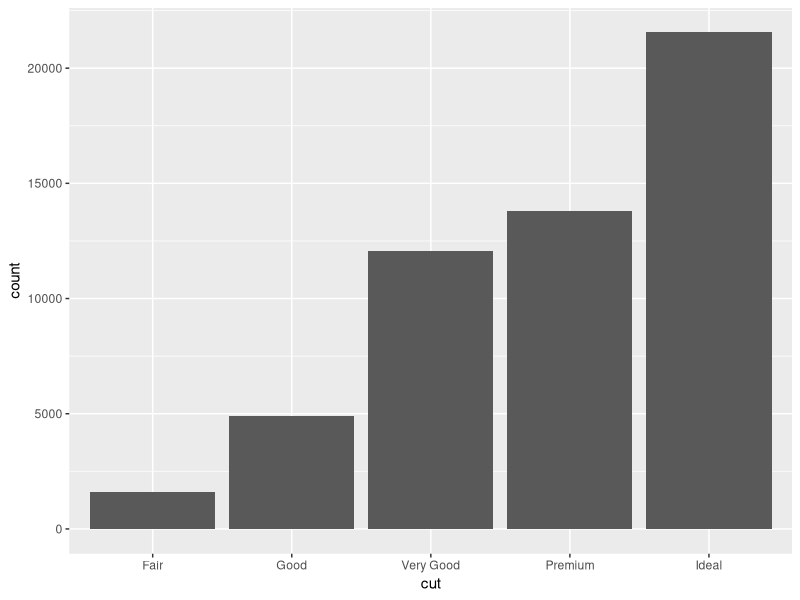
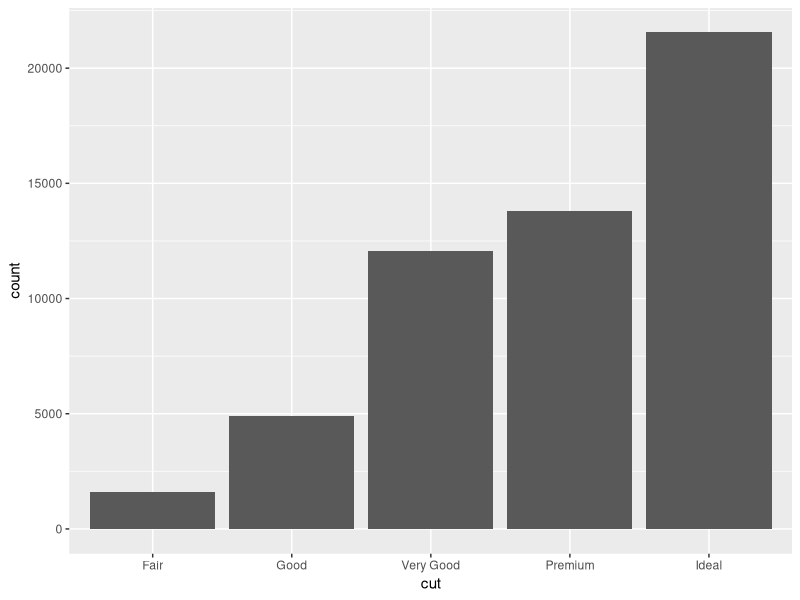

Source code (R) for these figures, in order:
# Exercise 2: More ggplot2 Grammar

# Install and load `ggplot2`
# install.packages("ggplot2") # if needed
library(ggplot2)

# For this exercise you will again be working with the `diamonds` data set.
# Use `?diamonds` to review details about this data set



## Statistical Transformations
View(diamonds)
# Draw a bar chart of the diamonds data, organized by cut
# The height of each bar is based on the "count" (number) of diamonds with that cut
ggplot(data = diamonds, aes(x = cut)) +
  geom_bar()

# Use the `stat_count` to apply the statistical transformation "count" to the diamonds
# by cut. You do not need a separate geometry layer!
ggplot(data = diamonds, aes(x = cut)) +
  stat_count()

# Use the `stat_summary` function to draw a chart with a summary layer.
# Map the x-position to diamond `cut`, and the y-position to diamond `depth`
# Bonus: use `min` as the function ymin, `max` as the function ymax, and `median` as the function y



## Position Adjustments

# Draw a bar chart of diamond data organized by cut, with each bar filled by clarity.
# You should see a _stacked_ bar chart.


# Draw the same chart again, but with each element positioned to "fill" the y axis


# Draw the same chart again, but with each element positioned to "dodge" each other


# Draw a plot with point geometry with the x-position mapped to `cut` and the y-position mapped to `clarity`
# This creates a "grid" grouping the points


# Use the "jitter" position adjustment to keep the points from all overlapping!
# (This works a little better with a sample of diamond data, such as from the previous exercise).



## Scales

# Draw a "boxplot" (with `geom_boxplot()`) for the diamond's price (y) by color (x)


# This has a lot of outliers, making it harder to read. To fix this, draw the same plot but
# with a _logarithmic_ scale for the y axis.


# For another version, draw the same plot but with `violin` geometry instead of `boxplot` geometry!
# How does the logarithmic scale change the data presentation?


# Another interesting plot: draw a plot of the diamonds price (y) by carat (x), using a heatmap of 2d bins
# (geom_bin2d)
# What happens when you make the x and y channels scale logarithmically?


# Draw a scatter plot for the diamonds  price (y) by carat (x). Color each point by the clarity
# (Remember, this will take a while. Use a sample of the diamonds for faster results)


# Change the color of the previous plot using a ColorBrewer scale of your choice. What looks nice?



## Coordinate Systems

# Draw a bar chart with x-position and fill color BOTH mapped to cut
# For best results, SET the `width` of the geometry to be 1 (fill plot, no space between)
# You can save this to a variable for easier modifications


# Draw the same chart, but with the coordinate system flipped


# Draw the same chart, but in a polar coordinate system. Now you have a Coxcomb chart!



## Facets

# Take the scatter plot of price by carat data (colored by clarity) and add _facets_ based on
# the diamond's `color`



## Saving Plots

# Use the `ggsave()` function to save one of your plots (the most recent one generated) to disk.
# Name the output file "my-plot.png".
# Make sure you've set the working directory!!
